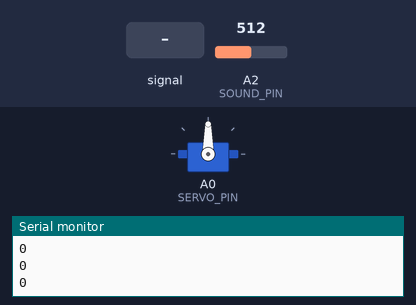
The sketch below on a simulated Arduino Uno, built with avr-gcc and run on an emulated ATmega328P. Parts: servo, the last lines printed to the serial monitor. The inputs (shaded band) are chosen by the test bench; at power-on: A2 (SOUND_PIN) = 512.

Above: at 1.2 s.
1.3 s: A2 (SOUND_PIN) fed a 200 Hz sine of ±460 counts around its level
At 1.5 s:
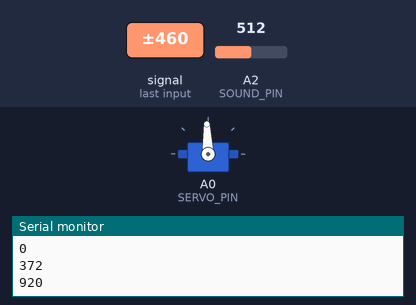
4.3 s: A2 (SOUND_PIN) set to 710
At 4.9 s:
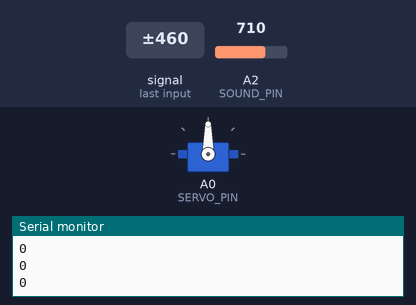
Timing chart, 0 to 7.3 s (numbered marks = the images above; inputs shaded):
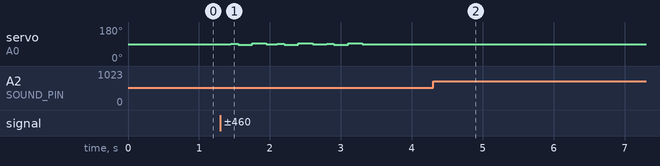

The sketch:

FlowerTest.ino
```cpp
#include <Servo.h>

#define LED_PIN 5
#define SERVO_PIN A0
#define SOUND_PIN A2

Servo flowerServo;

const int sampleWindow = 50; // Sample window width in mS (50 mS = 20Hz)

void setup() {

  // put your setup code here, to run once:
 // pinMode( LED_PIN, OUTPUT );

  flowerServo.attach( SERVO_PIN );

  Serial.begin( 9600 );
  Serial.println( "Dancing Flower Example" );

  flowerServo.write(90); // Starting point for flower


}

void loop() {


  int val = getSoundValue(SOUND_PIN, sampleWindow);
  Serial.println( val );
  if ( val > 700 ) {
    dance();
    delay(1000);
  }

}

void dance() {
   danceStep();
   delay(50);
   danceStep();
   delay(100);
   danceStep();
}


void danceStep()
{
  flowerServo.write( 88 );
  delay( 100 );
  flowerServo.write( 92 );
  delay( 100 );
  flowerServo.write( 85 );
  delay( 200 );
  flowerServo.write( 95 );
  delay( 200 );
  flowerServo.write( 90 );
}

unsigned int getSoundValue(int soundPin, int sampleWindow)
{

    unsigned int maxSample = 0;
    unsigned int minSample = 1023;
    unsigned long startMillis= millis();
    while (millis() - startMillis < sampleWindow)
    {
       unsigned int currentSample = analogRead(soundPin);
       //Serial.println( currentSample );
       if ( currentSample < 1023 ) {

         if ( currentSample > maxSample ) {
           maxSample = currentSample;
         }

         if ( currentSample < minSample ) {
           minSample = currentSample;
         }

       }
    }
    if ( maxSample == 0 ) {
      minSample = 0;
    }
    return maxSample - minSample;
}
```

Measured:
- after the input at 1.3 s, servo on A0 (SERVO_PIN): 90° → 88° after 0.05 s, then moves between 85° and 95°, repeating every 0.70 s
- after the input at 4.3 s, servo on A0 (SERVO_PIN): stops changing and stays 90°
